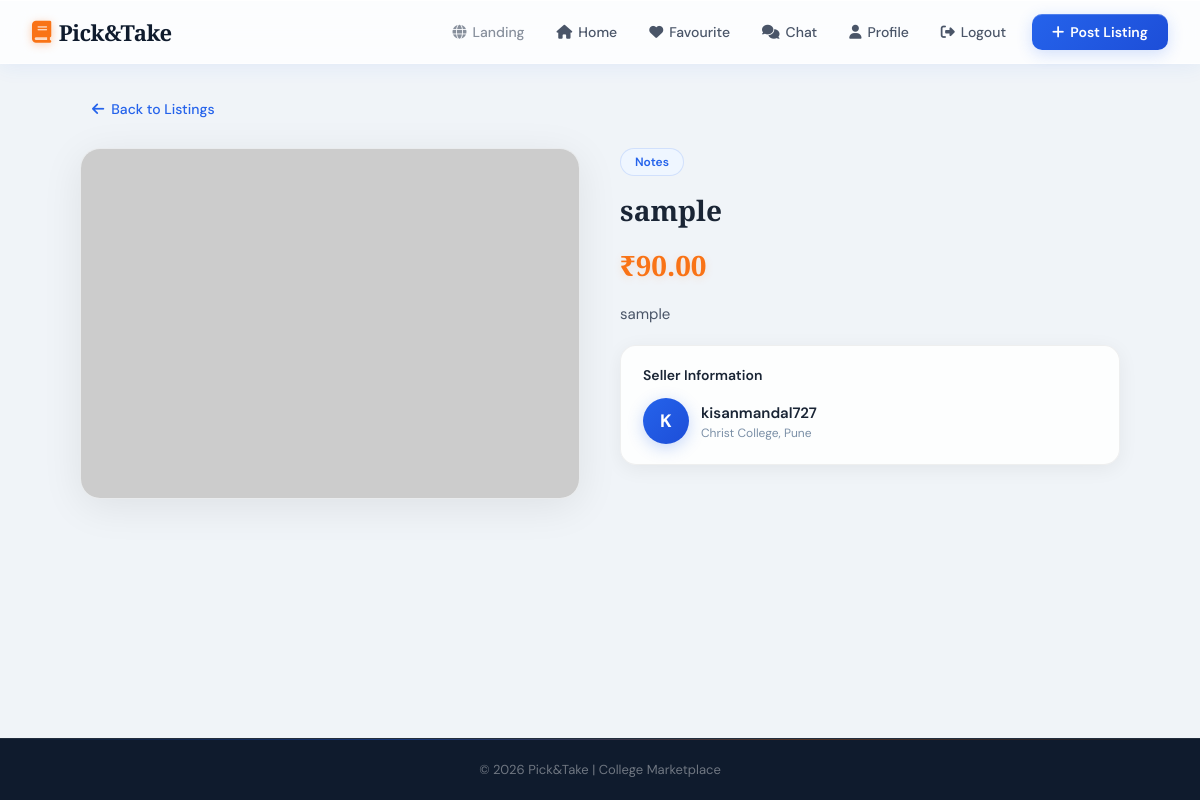
Page /listing/f6e77377 on the committed database.
### tables this page shows
CREATE TABLE listings (
                id          TEXT PRIMARY KEY,
                title       TEXT NOT NULL,
                price       INTEGER DEFAULT 0,
                username    TEXT NOT NULL,
                image       TEXT DEFAULT '',
                category    TEXT NOT NULL,
                description TEXT DEFAULT '',
                pdf_file    TEXT DEFAULT '',
                sold        INTEGER DEFAULT 0,
                created_at  TIMESTAMP DEFAULT CURRENT_TIMESTAMP
            );

CREATE TABLE users (
                id       INTEGER PRIMARY KEY,
                email    TEXT UNIQUE NOT NULL,
                password TEXT NOT NULL,
                name     TEXT,
                username TEXT,
                college  TEXT,
                bio      TEXT DEFAULT '',
                avatar   TEXT DEFAULT '',
                is_admin INTEGER DEFAULT 0,
                banned   INTEGER DEFAULT 0
            );

### app.py (the view)
@app.route("/listing/<listing_id>")
def listing_detail(listing_id):
    with get_db() as conn:
        cur = conn.cursor()
        cur.execute("SELECT * FROM listings WHERE id=%s", (listing_id,))
        _row = cur.fetchone()
        listing = dict(_row) if _row else None
        if not listing:
            flash("Listing not found.", "error")
            return redirect(url_for("home"))
        cur.execute("SELECT * FROM users WHERE name=%s", (listing["username"],))
        _s = cur.fetchone()
        seller = dict(_s) if _s else None
    is_owner = session.get("name") == listing["username"]
    return render_template("listing.html", listing=listing, seller=seller, is_owner=is_owner)

### app.py (called while the page is built)
def get_db():
    if USE_POSTGRES:
        conn = psycopg2.connect(
            DATABASE_URL,
            cursor_factory=psycopg2.extras.RealDictCursor
        )
        return conn
    else:
        return SQLiteConnWrapper("picktake.db")

    def execute(self, sql, params=()):
        sql = sql.replace("%s", "?")
        self._cur.execute(sql, params)

    def fetchone(self):
        row = self._cur.fetchone()
        if row is None:
            return None
        cols = [d[0] for d in self._cur.description]
        return dict(zip(cols, row))

    def cursor(self):
        return SQLiteCursor(self._conn)

    def __enter__(self):
        return self

    def __exit__(self, *args):
        self._conn.commit()
        self._conn.close()

### templates/listing.html (shortened to what this page needs)
{% extends "base.html" %}
{% block extra_css %}
  <link rel="stylesheet" href="{{ url_for('static', filename='css/listing.css') }}">
{% endblock %}
{% block content %}
<div class="listing-detail-container">
  <a href="{{ url_for('home') }}" class="back-link">
    <i class="fa fa-arrow-left"></i> Back to Listings
  </a>
  <div class="listing-grid">
    <div class="listing-image-box">
      {% if listing.image %}
        <img src="{{ listing.image }}"
             alt="{{ listing.title }}"
             onerror="this.src='https://placehold.co/600x420/1a1a2e/00d9ff?text={{ listing.title|urlencode }}'">
      {% else %}
        <img src="https://placehold.co/600x420/1a1a2e/00d9ff?text={{ listing.title|urlencode }}" alt="{{ listing.title }}">
      {% endif %}
    </div>
    <div class="listing-info">
      <div class="tags">
        <span class="tag-category">{{ listing.category }}</span>
      </div>
      <h1>{{ listing.title }}</h1>
      <p class="detail-price">₹{{ listing.price }}.00</p>
      {% if listing.description %}
        <p class="detail-desc">{{ listing.description }}</p>
      {% endif %}
      <div class="seller-box">
        <h4>Seller Information</h4>
        <div class="seller-row">
          <div class="seller-avatar">{{ listing.username[0]|upper }}</div>
          <div>
            <a href="{{ url_for('public_profile', username=listing.username) }}"
               class="seller-name" style="text-decoration:none;color:var(--text);font-weight:600;">
              {{ listing.username }}
            </a>
            {% if seller and seller.college %}
              <p class="seller-college">{{ seller.college }}</p>
            {% endif %}
          </div>
        </div>
      </div>
    </div>
  </div>
</div>
{% endblock %}

### static/css/common.css (style rules this page uses)
:root { --bg: #f0f4f8; --bg2: #e8eef5; --surface: #ffffff; --surface2: #f7fafc; --border: #d1dce8; --border2: #c0cfde; --text: #1a2535; --text2: #4a5568; --text3: #7a8fa6; --accent: #2563eb; --accent2: #1d4ed8; --accent-light: #eff6ff; --accent-glow: rgba(37,99,235,0.2); --orange: #f97316; --orange-light: #fff7ed; --green: #10b981; --green-light: #ecfdf5; --red: #ef4444; --red-light: #fef2f2; --header-h: 64px; --shadow-sm: 0 1px 3px rgba(0,0,0,0.08), 0 1px 2px rgba(0,0,0,0.04); --shadow: 0 4px 24px rgba(0,0,0,0.08); --shadow-lg: 0 12px 48px rgba(0,0,0,0.12); --shadow-glow: 0 8px 32px rgba(37,99,235,0.25); --radius: 14px; --radius-sm: 9px; --navy: #0f1b2d; }
*, *::before, *::after { box-sizing: border-box; margin: 0; padding: 0; }
html { height: 100%; overflow-x: hidden; scroll-behavior: smooth; }
body { display: flex; flex-direction: column; min-height: 100vh; overflow-x: hidden; max-width: 100vw; font-family: 'DM Sans', 'Segoe UI', system-ui, sans-serif; background: var(--bg); color: var(--text); perspective: 1200px; }

### static/css/listing.css (style rules this page uses)
.listing-detail-container { max-width: 1100px; margin: 30px auto; padding: 0 30px 60px; animation: listingFadeIn 0.5s ease both; }
.back-link { display: inline-flex; align-items: center; gap: 7px; color: var(--accent); text-decoration: none; font-size: 14px; font-weight: 500; margin-bottom: 24px; transition: all 0.2s; padding: 6px 12px; border-radius: 8px; }
.listing-grid { display: grid; grid-template-columns: 1fr 1fr; gap: 40px; align-items: start; perspective: 1000px; }
.listing-image-box { position: relative; background: var(--surface2); border: 1px solid rgba(0,0,0,0.06); border-radius: 20px; overflow: hidden; box-shadow: 0 8px 40px rgba(0,0,0,0.08); transform-style: preserve-3d; transition: all 0.4s cubic-bezier(0.34, 1.2, 0.64, 1); will-change: transform; }
.listing-image-box img { width: 100%; display: block; max-height: 420px; object-fit: cover; transition: transform 0.5s ease; }
.listing-info { display: flex; flex-direction: column; gap: 18px; animation: infoSlideIn 0.5s ease 0.15s both; }
.tags { display: flex; gap: 8px; flex-wrap: wrap; }
.tag-category { background: var(--accent-light); color: var(--accent); font-size: 12px; font-weight: 600; padding: 5px 14px; border-radius: 20px; border: 1px solid rgba(37,99,235,0.15); transition: all 0.2s; }
.listing-info h1 { color: var(--text); font-size: 28px; font-weight: 700; margin: 0; line-height: 1.2; font-family: 'Playfair Display', serif; }
.detail-price { color: var(--orange); font-size: 28px; font-weight: 700; margin: 0; font-family: 'Playfair Display', serif; text-shadow: 0 2px 8px rgba(249,115,22,0.15); }
.detail-desc { color: var(--text2); font-size: 15px; line-height: 1.7; margin: 0; }
.seller-box { background: rgba(255,255,255,0.85); backdrop-filter: blur(12px); border: 1px solid rgba(0,0,0,0.06); border-radius: 16px; padding: 20px 22px; box-shadow: 0 4px 20px rgba(0,0,0,0.06); transition: all 0.3s cubic-bezier(0.34, 1.2, 0.64, 1); }
.seller-box h4 { color: var(--text); margin: 0 0 14px; font-size: 14px; font-weight: 600; }
.seller-row { display: flex; align-items: center; gap: 12px; }
.seller-avatar { width: 46px; height: 46px; border-radius: 50%; background: linear-gradient(135deg, var(--accent), var(--accent2)); color: #fff; font-weight: 700; font-size: 18px; display: flex; align-items: center; justify-content: center; flex-shrink: 0; box-shadow: 0 4px 16px rgba(37,99,235,0.25); transition: transform 0.3s ease; }
.seller-name { color: var(--text); font-weight: 600; font-size: 15px; }
.seller-college { color: var(--text3); font-size: 12px; margin: 2px 0 0; }

### rows in the picture
listings: category "Notes", title "sample", price "90", description "sample", username "K", username "kisanmandal727"
users: college "Christ College, Pune"
